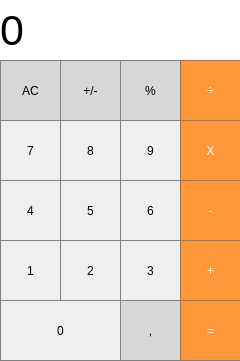
<?xml version="1.0" encoding="UTF-8"?>
<ui version="4.0">
 <class>MainWindow</class>
 <widget class="QMainWindow" name="MainWindow">
  <property name="geometry">
   <rect>
    <x>0</x>
    <y>0</y>
    <width>240</width>
    <height>361</height>
   </rect>
  </property>
  <property name="windowTitle">
   <string>MainWindow</string>
  </property>
  <widget class="QWidget" name="centralwidget">
   <widget class="QLabel" name="result">
    <property name="geometry">
     <rect>
      <x>0</x>
      <y>0</y>
      <width>241</width>
      <height>61</height>
     </rect>
    </property>
    <property name="font">
     <font>
      <pointsize>32</pointsize>
     </font>
    </property>
    <property name="styleSheet">
     <string notr="true">QLabel {
  qproperty-alignment: 'AlignVCenter | AlignRight';
  border-bottom: 1px solid gray;
  background-color: white;
}
</string>
    </property>
    <property name="text">
     <string>0</string>
    </property>
   </widget>
   <widget class="QPushButton" name="pushButton_clear">
    <property name="geometry">
     <rect>
      <x>0</x>
      <y>60</y>
      <width>61</width>
      <height>61</height>
     </rect>
    </property>
    <property name="styleSheet">
     <string notr="true">QPushButton {
  background-color: rgb(215, 215, 215);
  border: 1px solid gray;
}
QPushButton:pressed {
    background-color: qlineargradient(x1: 0, y1: 0, x2: 0, y2: 1,
                                      stop: 0 #BEBEBE, stop: 1 #D7D7D7);
}</string>
    </property>
    <property name="text">
     <string>AC</string>
    </property>
   </widget>
   <widget class="QPushButton" name="pushButton_p_m">
    <property name="geometry">
     <rect>
      <x>60</x>
      <y>60</y>
      <width>61</width>
      <height>61</height>
     </rect>
    </property>
    <property name="styleSheet">
     <string notr="true">QPushButton {
  background-color: rgb(215, 215, 215);
  border: 1px solid gray;
}
QPushButton:pressed {
    background-color: qlineargradient(x1: 0, y1: 0, x2: 0, y2: 1,
                                      stop: 0 #BEBEBE, stop: 1 #D7D7D7);
}</string>
    </property>
    <property name="text">
     <string>+/-</string>
    </property>
   </widget>
   <widget class="QPushButton" name="pushButton_per">
    <property name="geometry">
     <rect>
      <x>120</x>
      <y>60</y>
      <width>61</width>
      <height>61</height>
     </rect>
    </property>
    <property name="styleSheet">
     <string notr="true">QPushButton {
  background-color: rgb(215, 215, 215);
  border: 1px solid gray;
}
QPushButton:pressed {
    background-color: qlineargradient(x1: 0, y1: 0, x2: 0, y2: 1,
                                      stop: 0 #BEBEBE, stop: 1 #D7D7D7);
}</string>
    </property>
    <property name="text">
     <string>%</string>
    </property>
   </widget>
   <widget class="QPushButton" name="pushButton_divide">
    <property name="geometry">
     <rect>
      <x>180</x>
      <y>60</y>
      <width>61</width>
      <height>61</height>
     </rect>
    </property>
    <property name="styleSheet">
     <string notr="true">QPushButton {
  background-color: rgb(255, 151, 57);
  color: white; 
  border: 1px solid gray;
}

QPushButton:pressed {
    background-color: qlineargradient(x1: 0, y1: 0, x2: 0, y2: 1,
                                      stop: 0 #FF7832, stop: 1 #FF9739);
}</string>
    </property>
    <property name="text">
     <string>÷</string>
    </property>
   </widget>
   <widget class="QPushButton" name="pushButton_9">
    <property name="geometry">
     <rect>
      <x>120</x>
      <y>120</y>
      <width>61</width>
      <height>61</height>
     </rect>
    </property>
    <property name="styleSheet">
     <string notr="true">QPushButton {
   border: 1px solid gray;
}
QPushButton:pressed {
    background-color: qlineargradient(x1: 0, y1: 0, x2: 0, y2: 1,
                                      stop: 0 #dadbde, stop: 1 #f6f7fa);
}</string>
    </property>
    <property name="text">
     <string>9</string>
    </property>
   </widget>
   <widget class="QPushButton" name="pushButton_7">
    <property name="geometry">
     <rect>
      <x>0</x>
      <y>120</y>
      <width>61</width>
      <height>61</height>
     </rect>
    </property>
    <property name="styleSheet">
     <string notr="true">QPushButton {
   border: 1px solid gray;
}
QPushButton:pressed {
    background-color: qlineargradient(x1: 0, y1: 0, x2: 0, y2: 1,
                                      stop: 0 #dadbde, stop: 1 #f6f7fa);
}</string>
    </property>
    <property name="text">
     <string>7</string>
    </property>
   </widget>
   <widget class="QPushButton" name="pushButton_8">
    <property name="geometry">
     <rect>
      <x>60</x>
      <y>120</y>
      <width>61</width>
      <height>61</height>
     </rect>
    </property>
    <property name="styleSheet">
     <string notr="true">QPushButton {
   border: 1px solid gray;
}
QPushButton:pressed {
    background-color: qlineargradient(x1: 0, y1: 0, x2: 0, y2: 1,
                                      stop: 0 #dadbde, stop: 1 #f6f7fa);
}</string>
    </property>
    <property name="text">
     <string>8</string>
    </property>
   </widget>
   <widget class="QPushButton" name="pushButton_multiply">
    <property name="geometry">
     <rect>
      <x>180</x>
      <y>120</y>
      <width>61</width>
      <height>61</height>
     </rect>
    </property>
    <property name="styleSheet">
     <string notr="true">QPushButton {
  background-color: rgb(255, 151, 57);
  color: white; 
  border: 1px solid gray;
}

QPushButton:pressed {
    background-color: qlineargradient(x1: 0, y1: 0, x2: 0, y2: 1,
                                      stop: 0 #FF7832, stop: 1 #FF9739);
}</string>
    </property>
    <property name="text">
     <string>X</string>
    </property>
   </widget>
   <widget class="QPushButton" name="pushButton_6">
    <property name="geometry">
     <rect>
      <x>120</x>
      <y>180</y>
      <width>61</width>
      <height>61</height>
     </rect>
    </property>
    <property name="styleSheet">
     <string notr="true">QPushButton {
   border: 1px solid gray;
}
QPushButton:pressed {
    background-color: qlineargradient(x1: 0, y1: 0, x2: 0, y2: 1,
                                      stop: 0 #dadbde, stop: 1 #f6f7fa);
}</string>
    </property>
    <property name="text">
     <string>6</string>
    </property>
   </widget>
   <widget class="QPushButton" name="pushButton_4">
    <property name="geometry">
     <rect>
      <x>0</x>
      <y>180</y>
      <width>61</width>
      <height>61</height>
     </rect>
    </property>
    <property name="styleSheet">
     <string notr="true">QPushButton {
   border: 1px solid gray;
}
QPushButton:pressed {
    background-color: qlineargradient(x1: 0, y1: 0, x2: 0, y2: 1,
                                      stop: 0 #dadbde, stop: 1 #f6f7fa);
}</string>
    </property>
    <property name="text">
     <string>4</string>
    </property>
   </widget>
   <widget class="QPushButton" name="pushButton_5">
    <property name="geometry">
     <rect>
      <x>60</x>
      <y>180</y>
      <width>61</width>
      <height>61</height>
     </rect>
    </property>
    <property name="styleSheet">
     <string notr="true">QPushButton {
   border: 1px solid gray;
}
QPushButton:pressed {
    background-color: qlineargradient(x1: 0, y1: 0, x2: 0, y2: 1,
                                      stop: 0 #dadbde, stop: 1 #f6f7fa);
}</string>
    </property>
    <property name="text">
     <string>5</string>
    </property>
   </widget>
   <widget class="QPushButton" name="pushButton_minus">
    <property name="geometry">
     <rect>
      <x>180</x>
      <y>180</y>
      <width>61</width>
      <height>61</height>
     </rect>
    </property>
    <property name="styleSheet">
     <string notr="true">QPushButton {
  background-color: rgb(255, 151, 57);
  color: white; 
  border: 1px solid gray;
}

QPushButton:pressed {
    background-color: qlineargradient(x1: 0, y1: 0, x2: 0, y2: 1,
                                      stop: 0 #FF7832, stop: 1 #FF9739);
}</string>
    </property>
    <property name="text">
     <string>-</string>
    </property>
   </widget>
   <widget class="QPushButton" name="pushButton_3">
    <property name="geometry">
     <rect>
      <x>120</x>
      <y>240</y>
      <width>61</width>
      <height>61</height>
     </rect>
    </property>
    <property name="styleSheet">
     <string notr="true">QPushButton {
   border: 1px solid gray;
}
QPushButton:pressed {
    background-color: qlineargradient(x1: 0, y1: 0, x2: 0, y2: 1,
                                      stop: 0 #dadbde, stop: 1 #f6f7fa);
}</string>
    </property>
    <property name="text">
     <string>3</string>
    </property>
   </widget>
   <widget class="QPushButton" name="pushButton_1">
    <property name="geometry">
     <rect>
      <x>0</x>
      <y>240</y>
      <width>61</width>
      <height>61</height>
     </rect>
    </property>
    <property name="styleSheet">
     <string notr="true">QPushButton {
   border: 1px solid gray;
}
QPushButton:pressed {
    background-color: qlineargradient(x1: 0, y1: 0, x2: 0, y2: 1,
                                      stop: 0 #dadbde, stop: 1 #f6f7fa);
}</string>
    </property>
    <property name="text">
     <string>1</string>
    </property>
   </widget>
   <widget class="QPushButton" name="pushButton_2">
    <property name="geometry">
     <rect>
      <x>60</x>
      <y>240</y>
      <width>61</width>
      <height>61</height>
     </rect>
    </property>
    <property name="styleSheet">
     <string notr="true">QPushButton {
   border: 1px solid gray;
}
QPushButton:pressed {
    background-color: qlineargradient(x1: 0, y1: 0, x2: 0, y2: 1,
                                      stop: 0 #dadbde, stop: 1 #f6f7fa);
}</string>
    </property>
    <property name="text">
     <string>2</string>
    </property>
   </widget>
   <widget class="QPushButton" name="pushButton_plus">
    <property name="geometry">
     <rect>
      <x>180</x>
      <y>240</y>
      <width>61</width>
      <height>61</height>
     </rect>
    </property>
    <property name="styleSheet">
     <string notr="true">QPushButton {
  background-color: rgb(255, 151, 57);
  color: white; 
  border: 1px solid gray;
}

QPushButton:pressed {
    background-color: qlineargradient(x1: 0, y1: 0, x2: 0, y2: 1,
                                      stop: 0 #FF7832, stop: 1 #FF9739);
}</string>
    </property>
    <property name="text">
     <string>+</string>
    </property>
   </widget>
   <widget class="QPushButton" name="pushButton_equals">
    <property name="geometry">
     <rect>
      <x>180</x>
      <y>300</y>
      <width>61</width>
      <height>61</height>
     </rect>
    </property>
    <property name="styleSheet">
     <string notr="true">QPushButton {
  background-color: rgb(255, 151, 57);
  color: white; 
  border: 1px solid gray;
}

QPushButton:pressed {
    background-color: qlineargradient(x1: 0, y1: 0, x2: 0, y2: 1,
                                      stop: 0 #FF7832, stop: 1 #FF9739);
}</string>
    </property>
    <property name="text">
     <string>=</string>
    </property>
   </widget>
   <widget class="QPushButton" name="pushButton_dot">
    <property name="geometry">
     <rect>
      <x>120</x>
      <y>300</y>
      <width>61</width>
      <height>61</height>
     </rect>
    </property>
    <property name="styleSheet">
     <string notr="true">QPushButton {
  background-color: rgb(215, 215, 215);
  border: 1px solid gray;
}
QPushButton:pressed {
    background-color: qlineargradient(x1: 0, y1: 0, x2: 0, y2: 1,
                                      stop: 0 #BEBEBE, stop: 1 #D7D7D7);
}</string>
    </property>
    <property name="text">
     <string>,</string>
    </property>
   </widget>
   <widget class="QPushButton" name="pushButton_0">
    <property name="geometry">
     <rect>
      <x>0</x>
      <y>300</y>
      <width>121</width>
      <height>61</height>
     </rect>
    </property>
    <property name="styleSheet">
     <string notr="true">QPushButton {
   border: 1px solid gray;
}
QPushButton:pressed {
    background-color: qlineargradient(x1: 0, y1: 0, x2: 0, y2: 1,
                                      stop: 0 #dadbde, stop: 1 #f6f7fa);
}</string>
    </property>
    <property name="text">
     <string>0</string>
    </property>
   </widget>
  </widget>
 </widget>
 <resources/>
 <connections/>
</ui>
